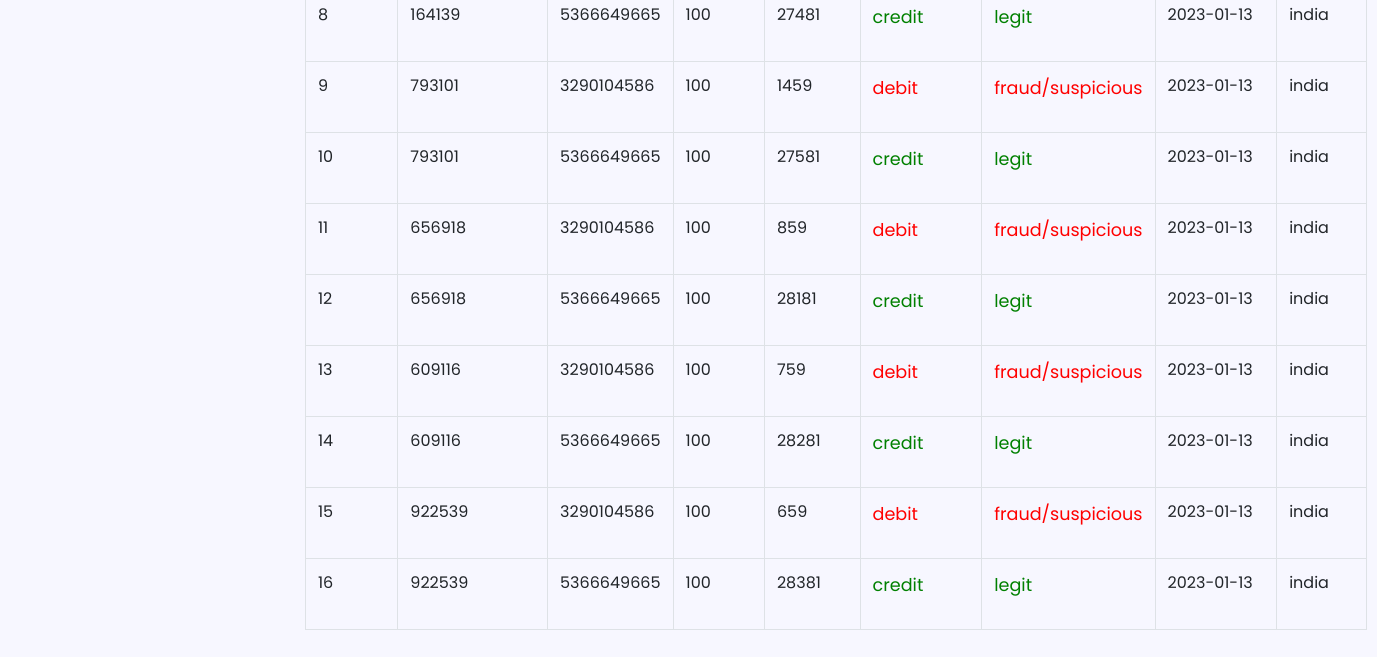
/admin/view_transactions.php (signed in, lower part), run on an earlier commit of the app's database.
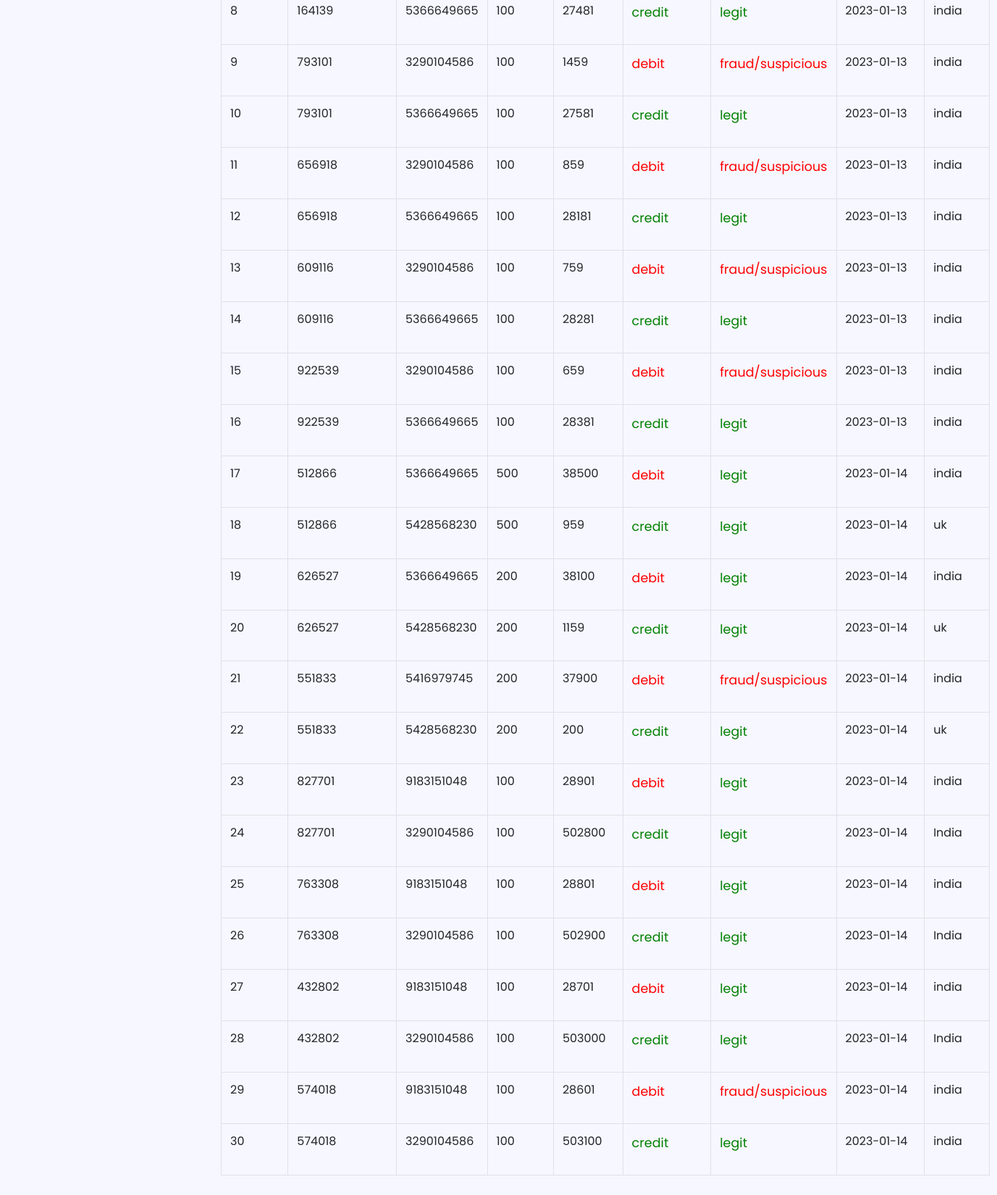
And on a later commit of the database.
### tables this page shows
CREATE TABLE `transactions` (
  `transfer_id` int(11) NOT NULL,
  `tid_id` int(11) NOT NULL,
  `login_username` varchar(255) NOT NULL,
  `email_id` varchar(255) NOT NULL,
  `account_number` bigint(15) NOT NULL,
  `ifsc_code` varchar(255) NOT NULL,
  `country` varchar(255) NOT NULL,
  `full_name` varchar(255) NOT NULL,
  `transfer_amount` int(11) NOT NULL,
  `balance` int(7) NOT NULL,
  `ip_address` varchar(255) NOT NULL,
  `balance_type` varchar(255) NOT NULL,
  `activity_type` varchar(255) NOT NULL DEFAULT 'legit',
  `transaction_time` date NOT NULL
);

### admin/view_transactions.php (the view, shortened to what this page needs)
<!DOCTYPE html>
<html lang="en">
    <head>
    </head>
<body>
<br><br><br>
<div class="wrapper">
<?php include 'nav.php';?>
    <div class="container">
		<div class="main-body">
<h1 class="align-items-center">Transactions</h1><br>
            <?php
            $select_display="SELECT * FROM transactions WHERE (balance_type = 'debit') OR (balance_type = 'credit') ORDER BY transfer_id" ;
            $sql1 = mysqli_query($conn,$select_display);
            $num=mysqli_num_rows($sql1);
            if($num>0){
                echo '<table class="table table-bordered">
        <thead>
            <tr>
                <th scope="col">Serial Number</th>
                <th scope="col">transaction_id</th>
                <th scope="col">account number</th>
                <th scope="col">transfer amount</th>
                <th scope="col">updated balance</th>
                <th scope="col">transaction type</th>
                <th scope="col">status</th>
                <th scope="col">transaction time</th>
                <th scope="col">country</th>
            </tr>
        </thead>
        <tbody>';
            $counter=0;
                while($row = mysqli_fetch_assoc($sql1))
                {
                    $counter=++$counter;
                    $transaction_id=$row["tid_id"];
                    $account_number=$row["account_number"];
                    $transfer_amount=$row["transfer_amount"];
                    $balance=$row["balance"];
                    $balance_type=$row["balance_type"];
                    $transaction_time=$row["transaction_time"];
                    $country=$row["country"];
                    $activity_type=$row["activity_type"];
                echo "<tr>
                    <td> $counter</td>
                    <td>$transaction_id</td>
                    <td>$account_number</td>
                    <td>$transfer_amount</td>
                    <td>$balance</td>
                    ";
                    if($balance_type=='debit'){
                    echo "<td><b><p style='color:red'>$balance_type</b></p></td>";
                    }
                    else if($balance_type=='credit'){
                        echo "<td><b><p style='color:green'>$balance_type</b></p></td>";
                        }
                    if($activity_type=='fraud/suspicious'){
                        echo "<td><b><p style='color:red'>$activity_type</b></p></td>";
                        }
                        else if($activity_type=='legit'){
                            echo "<td><b><p style='color:green'>$activity_type</b></p></td>";
                            }
                    echo "
                    <td>$transaction_time</td>
                    <td>$country</td>
                </tr>";
            }
        echo '</tbody>
    </table>';
        }
        else{
            echo '<b>No transaction  History';
        }
              ?>
	 </div>
    </div>
    </div>
</body>
</html>

### admin/nav.php (shortened to what this page needs)
<head>
    <link rel="stylesheet" href="https://stackpath.bootstrapcdn.com/bootstrap/4.1.0/css/bootstrap.min.css">
    <link rel="stylesheet" href="style2.css">
    <link rel="stylesheet" href="https://cdnjs.cloudflare.com/ajax/libs/malihu-custom-scrollbar-plugin/3.1.5/jquery.mCustomScrollbar.min.css">
</head>
        <div id="content">

### admin/style2.css (style rules this page uses)
body { font-family: 'Poppins', sans-serif; background: #fafafa; }
p { font-family: 'Poppins', sans-serif; font-size: 1.1em; font-weight: 300; line-height: 1.7em; color: #999; }
.wrapper { display: flex; width: 100%; }
#content { width: calc(100% - 250px); padding: 40px; min-height: 100vh; transition: all 0.3s; position: absolute; top: 0; right: 0; }

### admin/view_transactions.php (style rules this page uses)
body { background: #f7f7ff; margin-top:20px; }
.table { border: 1px solid black; }

What changed in the data, as far as the page shows it:
added transactions: tid "512866", account_number "5366649665", transfer_amount "500", balance "38500", balance_type "debit", activity_type "legit", transaction_time "2023-01-14", country "india"
added transactions: tid "512866", account_number "5428568230", transfer_amount "500", balance "959", balance_type "credit", activity_type "legit", transaction_time "2023-01-14", country "uk"
added transactions: tid "626527", account_number "5366649665", transfer_amount "200", balance "38100", balance_type "debit", activity_type "legit", transaction_time "2023-01-14", country "india"
added transactions: tid "626527", account_number "5428568230", transfer_amount "200", balance "1159", balance_type "credit", activity_type "legit", transaction_time "2023-01-14", country "uk"
added transactions: tid "551833", account_number "5416979745", transfer_amount "200", balance "37900", balance_type "debit", activity_type "fraud/suspicious", transaction_time "2023-01-14", country "india"
added transactions: tid "551833", account_number "5428568230", transfer_amount "200", balance "200", balance_type "credit", activity_type "legit", transaction_time "2023-01-14", country "uk"
added transactions: tid "827701", account_number "9183151048", transfer_amount "100", balance "28901", balance_type "debit", activity_type "legit", transaction_time "2023-01-14", country "india"
added transactions: tid "827701", account_number "3290104586", transfer_amount "100", balance "502800", balance_type "credit", activity_type "legit", transaction_time "2023-01-14", country "India"
added transactions: tid "763308", account_number "9183151048", transfer_amount "100", balance "28801", balance_type "debit", activity_type "legit", transaction_time "2023-01-14", country "india"
added transactions: tid "763308", account_number "3290104586", transfer_amount "100", balance "502900", balance_type "credit", activity_type "legit", transaction_time "2023-01-14", country "India"
added transactions: tid "432802", account_number "9183151048", transfer_amount "100", balance "28701", balance_type "debit", activity_type "legit", transaction_time "2023-01-14", country "india"
added transactions: tid "432802", account_number "3290104586", transfer_amount "100", balance "503000", balance_type "credit", activity_type "legit", transaction_time "2023-01-14", country "India"
added transactions: tid "574018", account_number "9183151048", transfer_amount "100", balance "28601", balance_type "debit", activity_type "fraud/suspicious", transaction_time "2023-01-14", country "india"
added transactions: tid "574018", account_number "3290104586", transfer_amount "100", balance "503100", balance_type "credit", activity_type "legit", transaction_time "2023-01-14", country "india"
